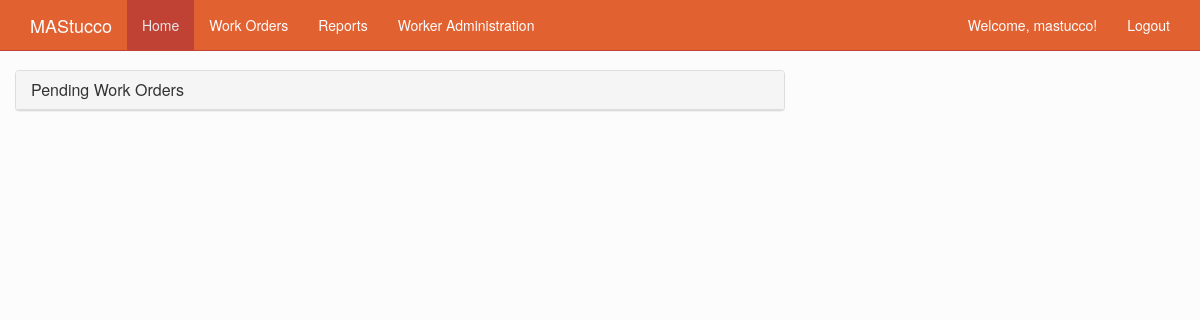
Page / (signed in) on the earlier database version.
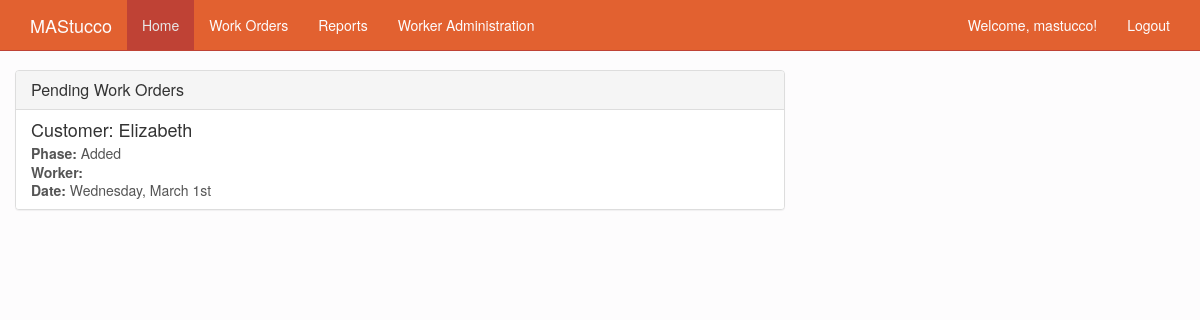
Same page on the later database version.
### WAMAStucco/models.py (models this page shows, shortened)
class WorkOrder(models.Model):
    date = models.DateTimeField()
    customer = models.CharField\
        (
            max_length=128
        )
    order_by = models.CharField\
        (
            max_length=128
        )
    model = models.CharField\
        (
            max_length=128
        )
    is_cashed = models.BooleanField()
    is_taken = models.BooleanField()
    ADDED = 'AD'
    CUTTING = 'CU'
    MOULDING = 'MO'
    INSTALLING = 'IN'
    FINISHED = 'FI'
    work_phase = models.CharField\
        (
            max_length=2,
            default=ADDED
        )
    notes = models.CharField\
        (
            max_length=256
        )
    assigned_worker = models.ForeignKey\
        (
            User,
            related_name='work_orders',
            related_query_name='work_order'
        )
    class Meta:
        ordering = ['-date']

### WAMAStucco/views.py (the view)
# urls.py: url(r'^$', views.home_view, name='home_page'),
@login_required()
def home_view(request):
    pending_work_orders = WorkOrder.objects.all().filter(work_phase=WorkOrder.ADDED)
    return render(request, 'home.html', {'page_title': 'Home', 'work_orders': pending_work_orders})

### WAMAStucco/templatetags/filters.py (called while the page is built)
@register.filter()
def extend_work_phase(value):
    if value == 'AD':
        return 'Added'
    elif value == 'CU':
        return 'Cutting'
    elif value == 'MO':
        return 'Moulding'
    elif value == 'IN':
        return 'Installing'
    else:
        return 'Finished'

### templates/home.html (shortened to what this page needs)
{% extends 'base.html' %}
{% load filters %}
{% block navbar %}
    <nav class="navbar navbar-default navbar-fixed-top">
      <div class="container">
        <div class="navbar-header">
          <a class="navbar-brand" href="http://127.0.0.1:8000/">MAStucco</a>
        </div>
        <div id="navbar" class="navbar-collapse collapse">
          <ul class="nav navbar-nav">
            <li class="active"><a href="http://127.0.0.1:8000/">Home</a></li>
            <li><a href="http://127.0.0.1:8000/workorders/">Work Orders</a></li>
            <li><a href="http://127.0.0.1:8000/reports/">Reports</a></li>
            <li><a href="http://127.0.0.1:8000/workeradministration/">Worker Administration</a></li>
          </ul>
          <ul class="nav navbar-nav navbar-right">
            <li class="navbar-text">Welcome, {{ user.username }}!</li>
            <li><a href="http://127.0.0.1:8000/logout/">Logout</a></li>
          </ul>
        </div>
      </div>
    </nav>
{% endblock %}
{% block content %}
    <br/>
    {% if user.is_staff %}
        <div class="container-fluid" id="uncashed_jobs">
            <div class="row">
                <div class="col-md-8">
                    <div class="panel panel-default">
                        <div class="panel-heading">
                            <h2 class="panel-title">Pending Work Orders</h2>
                        </div>
                        <div class="list-group">
                            {% for work_order in work_orders %}
                                <a href="#" class="list-group-item">
                                    <h4 class="list-group-item-heading">Customer: {{ work_order.customer }}</h4>
                                    <p class="list-group-item-text"><strong>Phase:</strong> {{ work_order.work_phase|extend_work_phase }}</p>
                                    <p class="list-group-item-text"><strong>Worker:</strong> {{ work_order.assigned_worker.first_name }}
                                        {{ work_order.assigned_worker.last_name }}</p>
                                    <p class="list-group-item-text"><strong>Date:</strong> {{ work_order.date|date:'l, F jS' }}</p>
                                </a>
                            {% endfor %}
                        </div>
                    </div>
                </div>
            </div>
        </div>
    {% endif %}
{% endblock %}

Differences in the rows shown:
added WorkOrder: customer "Elizabeth", work_phase|extend_work_phase "Added", date "Wednesday, March 1st"
